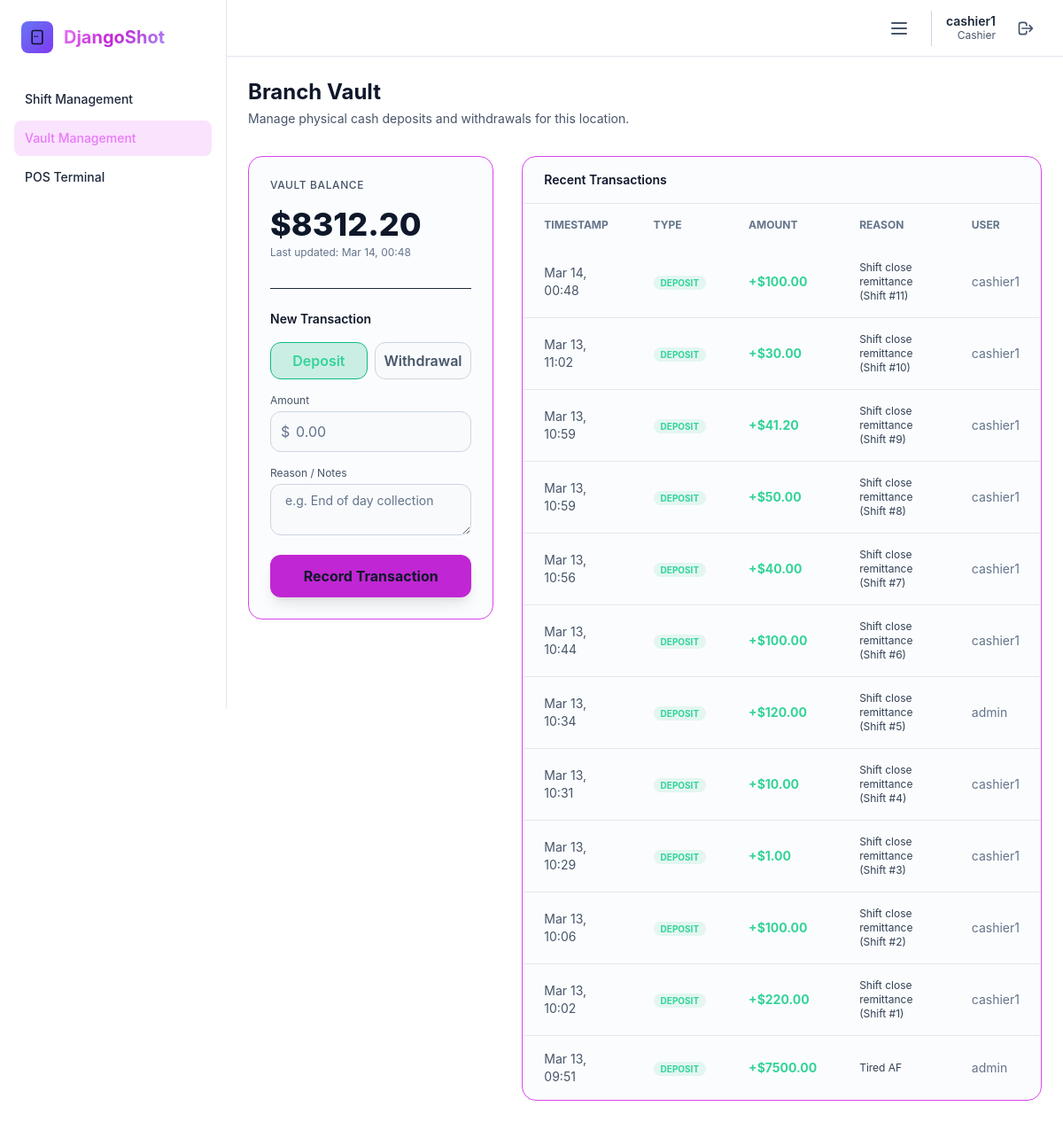
Screenshot of /pos/vault/ (signed in) with the database file from the repository.
### core/models.py (models this page shows)
class User(AbstractUser):
    ROLE_CHOICES = [
        ('admin', 'Admin'),
        ('manager', 'Manager'),
        ('cashier', 'Cashier'),
        ('accounting', 'Accounting'),
    ]
    THEME_CHOICES = [
        ('dawn', 'Dawn (Light)'),
        ('dusk', 'Dusk (Dark)'),
        ('midnight', 'Midnight (AMOLED)'),
    ]
    role = models.CharField(max_length=20, choices=ROLE_CHOICES, default='cashier')
    theme_preference = models.CharField(max_length=20, choices=THEME_CHOICES, default='dusk')
    branch = models.ForeignKey(Branch, on_delete=models.SET_NULL, null=True, blank=True, related_name='users')
    is_active_account = models.BooleanField(default=True) # Django User already has is_active, but keeping custom just in case
    def is_admin(self):
        return self.role == 'admin'
    def is_manager(self):
        return self.role in ('admin', 'manager')
    def is_accounting(self):
        return self.role == 'accounting'

### sales/models.py (models this page shows, shortened)
class BranchVault(models.Model):
    branch = models.OneToOneField(Branch, on_delete=models.CASCADE, related_name='vault')
    balance = models.FloatField(default=0.0)
    last_updated = models.DateTimeField(auto_now=True)

class VaultTransaction(models.Model):
    TRANSACTION_TYPES = [
        ('deposit', 'Deposit'),
        ('withdrawal', 'Withdrawal'),
    ]
    vault = models.ForeignKey(BranchVault, on_delete=models.CASCADE, related_name='transactions')
    amount = models.FloatField()
    transaction_type = models.CharField(max_length=20, choices=TRANSACTION_TYPES)
    reason = models.CharField(max_length=255)
    user = models.ForeignKey(settings.AUTH_USER_MODEL, on_delete=models.SET_NULL, null=True)
    timestamp = models.DateTimeField(auto_now_add=True)

### sales/views.py (the view)
# urls.py: path('vault/', views.vault_manage, name='vault_manage'),
@login_required
@role_required(['admin', 'cashier'])
def vault_manage(request):
    branch = resolve_branch(request.user)
    vault, _ = BranchVault.objects.get_or_create(branch=branch)
    transactions = VaultTransaction.objects.filter(vault=vault).order_by('-timestamp')[:50]
    return render(request, 'reports/vault_manage.html', {
        'vault': vault,
        'transactions': transactions,
    })

### core/context_processors.py (called while the page is built, shortened)
def theme_processor(request):
    context = {
        'current_theme': 'dusk', # Default
        'user_role': 'guest'
    }
    if request.user.is_authenticated:
        context['current_theme'] = getattr(request.user, 'theme_preference', 'dusk')
        context['user_role'] = getattr(request.user, 'role', 'cashier')
    return context

def inventory_alerts_processor(request):
    context = {'low_stock_alerts': []}
    return context

### core/mixins.py (called while the page is built)
def role_required(allowed_roles):
    def decorator(view_func):
        @wraps(view_func)
        def _wrapped_view(request, *args, **kwargs):
            if not request.user.is_authenticated:
                return redirect_to_login(request.get_full_path())
            user_role = (getattr(request.user, 'role', '') or '').lower()
            allowed = {role.lower() for role in allowed_roles}
            if user_role not in allowed:
                raise PermissionDenied
            return view_func(request, *args, **kwargs)
        return _wrapped_view
    return decorator

### sales/views.py (called while the page is built, shortened)
def resolve_branch(user):
    if getattr(user, 'branch', None):
        return user.branch

### templates/reports/vault_manage.html (shortened to what this page needs)
{% extends "base.html" %}
{% block content %}
<div class="mb-8">
    <h1 class="text-2xl font-bold text-white">Branch Vault</h1>
    <p class="text-sm text-gray-400 mt-1">Manage physical cash deposits and withdrawals for this location.</p>
</div>
<div class="grid grid-cols-1 lg:grid-cols-3 gap-8">
    <div class="lg:col-span-1 space-y-6">
        <div class="glass-card rounded-2xl p-6 bg-gradient-to-br from-primary-500/10 to-purple-500/10 border-primary-500/20">
            <h2 class="text-xs font-medium text-gray-400 uppercase tracking-wider mb-4">Vault Balance</h2>
            <div class="space-y-1">
                <p class="text-4xl font-extrabold text-white">${{ vault.balance|stringformat:".2f" }}</p>
                <p class="text-xs text-gray-500">Last updated: {{ vault.last_updated|date:"M d, H:i" }}</p>
            </div>
            <div class="mt-8 pt-6 border-t border-gray-800/50">
                <h3 class="text-sm font-semibold text-white mb-4">New Transaction</h3>
                <form action="{% url 'sales:vault_transaction' %}" method="POST" class="space-y-4">
                    <div class="grid grid-cols-2 gap-2">
                        <label class="flex-1">
                            <div class="text-center py-2 rounded-xl bg-surface-800 border border-gray-700 text-gray-400 peer-checked:bg-emerald-500/20 peer-checked:border-emerald-500 peer-checked:text-emerald-400 font-semibold cursor-pointer transition-all">
                                Deposit
                            </div>
                        </label>
                        <label class="flex-1">
                            <div class="text-center py-2 rounded-xl bg-surface-800 border border-gray-700 text-gray-400 peer-checked:bg-red-500/20 peer-checked:border-red-500 peer-checked:text-red-400 font-semibold cursor-pointer transition-all">
                                Withdrawal
                            </div>
                        </label>
                    </div>
                    <div>
                        <label class="block text-xs text-gray-400 mb-1">Amount</label>
                        <div class="relative">
                            <span class="absolute left-3 top-1/2 -translate-y-1/2 text-gray-500">$</span>
                            <input type="number" name="amount" step="0.01" min="0.01" required
                                class="w-full pl-7 pr-4 py-2.5 rounded-xl bg-surface-800 border border-gray-700 text-white focus:ring-2 focus:ring-primary-500 transition-all outline-none"
                                placeholder="0.00">
                        </div>
                    </div>
                    <div>
                        <label class="block text-xs text-gray-400 mb-1">Reason / Notes</label>
                        <textarea name="reason" rows="2" required
                            class="w-full px-4 py-2 rounded-xl bg-surface-800 border border-gray-700 text-white focus:ring-2 focus:ring-primary-500 transition-all outline-none text-sm"
                            placeholder="e.g. End of day collection"></textarea>
                    </div>
                    <button type="submit"
                        class="w-full py-3 rounded-xl bg-primary-600 hover:bg-primary-500 text-white font-bold shadow-lg shadow-primary-500/20 transition-all">
                        Record Transaction
                    </button>
                </form>
            </div>
        </div>
    </div>
    <div class="lg:col-span-2">
        <div class="glass-card rounded-2xl overflow-hidden">
            <div class="px-6 py-4 border-b border-gray-800 flex items-center justify-between bg-surface-800/20">
                <h2 class="text-sm font-semibold text-white">Recent Transactions</h2>
            </div>
            <div class="overflow-x-auto">
                <table class="w-full text-sm text-left">
                    <thead class="text-xs uppercase text-gray-500 bg-surface-800/50">
                        <tr>
                            <th class="px-6 py-4">Timestamp</th>
                            <th class="px-6 py-4">Type</th>
                            <th class="px-6 py-4">Amount</th>
                            <th class="px-6 py-4">Reason</th>
                            <th class="px-6 py-4">User</th>
                        </tr>
                    </thead>
                    <tbody class="divide-y divide-gray-800">
                        {% for t in transactions %}
                        <tr class="hover:bg-white/[0.02] transition-colors">
                            <td class="px-6 py-4 text-gray-400">{{ t.timestamp|date:"M d, H:i" }}</td>
                            <td class="px-6 py-4">
                                <span class="px-2 py-0.5 rounded-full text-[10px] uppercase font-bold
                                    {% if t.transaction_type == 'deposit' %}bg-emerald-500/10 text-emerald-400{% else %}bg-red-500/10 text-red-400{% endif %}">
                                    {{ t.transaction_type }}
                                </span>
                            </td>
                            <td class="px-6 py-4 font-bold {% if t.transaction_type == 'deposit' %}text-emerald-400{% else %}text-red-400{% endif %}">
                                {% if t.transaction_type == 'deposit' %}+{% else %}-{% endif %}${{ t.amount|stringformat:".2f" }}
                            </td>
                            <td class="px-6 py-4 text-gray-300 text-xs">{{ t.reason }}</td>
                            <td class="px-6 py-4 text-gray-500">{{ t.user.username }}</td>
                        </tr>
                        {% empty %}
                        <tr>
                            <td colspan="5" class="px-6 py-12 text-center text-gray-500 italic">No vault transactions recorded.</td>
                        </tr>
                        {% endfor %}
                    </tbody>
                </table>
            </div>
        </div>
    </div>
</div>
{% endblock %}

### templates/base.html (shortened to what this page needs)
{% load static %}
<!DOCTYPE html>
<html lang="en" class="dark" data-theme="{{ current_theme|default:'dusk' }}" data-role="{{ user_role|default:'guest' }}">
<head>
    <link rel="stylesheet" href="{% static 'css/output.css' %}">
    <link rel="stylesheet" href="https://cdnjs.cloudflare.com/ajax/libs/font-awesome/6.4.0/css/all.min.css">
</head>
<body class="bg-surface-900 text-gray-200 min-h-screen relative overflow-x-hidden transition-colors duration-500">
    {% if user.is_authenticated %}
    <div class="flex min-h-screen relative z-10">
        <aside id="sidebar" class="fixed top-0 left-0 z-[100] w-64 h-screen transition-transform -translate-x-full sm:translate-x-0">
            <div class="h-full px-4 py-6 overflow-y-auto bg-surface-900 border-r border-gray-800">
                <a href="/" class="flex items-center mb-8 px-2">
                    <div class="w-9 h-9 rounded-lg bg-gradient-to-br from-indigo-500 to-purple-600 flex items-center justify-center mr-3">
                        <svg class="w-5 h-5 text-white" fill="none" stroke="currentColor" viewBox="0 0 24 24">
                            <path stroke-linecap="round" stroke-linejoin="round" stroke-width="2" d="M12 11h.01M9 11h.01M7 21h10a2 2 0 002-2V5a2 2 0 00-2-2H7a2 2 0 00-2 2v14a2 2 0 002 2z"></path>
                        </svg>
                    </div>
                    <span class="text-xl font-bold gradient-text">DjangoShot</span>
                </a>
                <nav class="space-y-1">
                    {% if user.role == 'cashier' %}
                    <a href="{% url 'sales:shift_manage' %}" class="sidebar-link flex items-center px-3 py-2.5 rounded-lg text-sm font-medium">
                        Shift Management
                    </a>
                    {% endif %}
                    {% if user.role == 'cashier' or user.is_admin %}
                    <a href="{% url 'sales:vault_manage' %}" class="sidebar-link flex items-center px-3 py-2.5 rounded-lg text-sm font-medium text-emerald-500 hover:text-emerald-400">
                        Vault Management
                    </a>
                    {% endif %}
                    {% if user.role|lower == 'cashier' %}
                    <a href="{% url 'sales:terminal' %}" class="sidebar-link flex items-center px-3 py-2.5 rounded-lg text-sm font-medium">
                        POS Terminal
                    </a>
                    {% endif %}
                </nav>
            </div>
        </aside>
        <div class="flex-1 sm:ml-64 flex flex-col">
            <header class="w-full h-16 bg-surface-900 border-b border-gray-800 flex items-center justify-end px-4 sm:px-6 sticky top-0 z-[90]">
                <div class="flex items-center space-x-4">
                    <div class="relative flex items-center pr-4 border-r border-gray-700">
                        <button id="bbqMenuButton" data-dropdown-toggle="bbqMenuDropdown" class="p-2 rounded-lg text-gray-400 hover:bg-gray-800 hover:text-white transition-colors" title="Settings Menu">
                            <svg class="w-6 h-6" fill="none" stroke="currentColor" viewBox="0 0 24 24"><path stroke-linecap="round" stroke-linejoin="round" stroke-width="2" d="M4 6h16M4 12h16M4 18h16"></path></svg>
                        </button>
                    </div>
                    <div class="text-right hidden sm:block">
                        <p class="text-sm font-semibold text-gray-200 leading-tight">{{ user.username }}</p>
                        <p class="text-xs text-gray-400 capitalize">{{ user.role }}</p>
                    </div>
                    <form action="{% url 'core:logout' %}" method="post" class="m-0 flex items-center">
                        <button type="submit" class="p-2 flex items-center justify-center rounded-lg hover:bg-red-500/20 text-gray-400 hover:text-red-400 transition-colors" title="Logout">
                            <svg class="w-5 h-5" fill="none" stroke="currentColor" viewBox="0 0 24 24">
                                <path stroke-linecap="round" stroke-linejoin="round" stroke-width="2" d="M17 16l4-4m0 0l-4-4m4 4H7m6 4v1a3 3 0 01-3 3H6a3 3 0 01-3-3V7a3 3 0 013-3h4a3 3 0 013 3v1"></path>
                            </svg>
                        </button>
                    </form>
                </div>
            </header>
            <main class="relative p-4 md:p-6 fade-in flex-1">
                {% block content %}{% endblock %}
            </main>
        </div>
    </div>
    {% else %}
    <main class="relative z-10">
        {% block content_unauth %}{% endblock %}
    </main>
    {% endif %}
</body>
</html>

### templates/base.html (style rules this page uses)
* { font-family: 'Inter', sans-serif; }
.glass-card { background-color: color-mix(in srgb, var(--color-surface-800, #1e293b) 60%, transparent); backdrop-filter: blur(16px); border: 1px solid var(--color-primary-500); }
.gradient-text { background: linear-gradient(135deg, var(--color-primary-400) 0%, var(--color-primary-600) 50%, #a78bfa 100%); -webkit-background-clip: text; background-clip: text; -webkit-text-fill-color: transparent; }
.sidebar-link { transition: all 0.2s ease; }
.sidebar-link:hover, .sidebar-link.active { background: color-mix(in srgb, var(--color-primary-500) 15%, transparent); color: var(--color-primary-400); }
.fade-in { animation: fadeIn 0.4s ease-out; }

### rows the page displays
User: username "cashier1", role "Cashier"
BranchVault: balance "8312.20", last_updated "Mar 14, 00:48"
VaultTransaction: timestamp "Mar 14, 00:48", transaction_type "DEPOSIT", amount "100.00", reason "Shift close remittance (Shift #11)", user.username "cashier1"
VaultTransaction: timestamp "Mar 13, 11:02", transaction_type "DEPOSIT", amount "30.00", reason "Shift close remittance (Shift #10)", user.username "cashier1"
VaultTransaction: timestamp "Mar 13, 10:59", transaction_type "DEPOSIT", amount "41.20", reason "Shift close remittance (Shift #9)", user.username "cashier1"
VaultTransaction: timestamp "Mar 13, 10:59", transaction_type "DEPOSIT", amount "50.00", reason "Shift close remittance (Shift #8)", user.username "cashier1"
VaultTransaction: timestamp "Mar 13, 10:56", transaction_type "DEPOSIT", amount "40.00", reason "Shift close remittance (Shift #7)", user.username "cashier1"
VaultTransaction: timestamp "Mar 13, 10:44", transaction_type "DEPOSIT", amount "100.00", reason "Shift close remittance (Shift #6)", user.username "cashier1"
VaultTransaction: timestamp "Mar 13, 10:34", transaction_type "DEPOSIT", amount "120.00", reason "Shift close remittance (Shift #5)", user.username "admin"
VaultTransaction: timestamp "Mar 13, 10:31", transaction_type "DEPOSIT", amount "10.00", reason "Shift close remittance (Shift #4)", user.username "cashier1"
VaultTransaction: timestamp "Mar 13, 10:29", transaction_type "DEPOSIT", amount "1.00", reason "Shift close remittance (Shift #3)", user.username "cashier1"
VaultTransaction: timestamp "Mar 13, 10:06", transaction_type "DEPOSIT", amount "100.00", reason "Shift close remittance (Shift #2)", user.username "cashier1"
VaultTransaction: timestamp "Mar 13, 10:02", transaction_type "DEPOSIT", amount "220.00", reason "Shift close remittance (Shift #1)", user.username "cashier1"
VaultTransaction: timestamp "Mar 13, 09:51", transaction_type "DEPOSIT", amount "7500.00", reason "Tired AF", user.username "admin"
